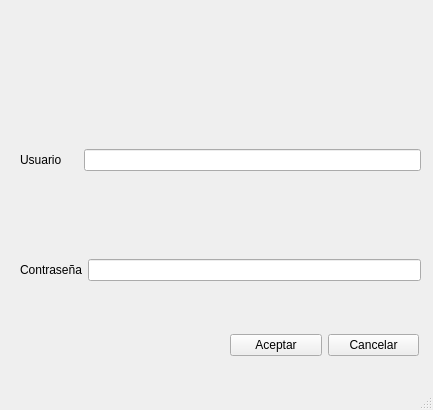
<?xml version="1.0" encoding="UTF-8"?>
<ui version="4.0">
 <class>login</class>
 <widget class="QMainWindow" name="login">
  <property name="geometry">
   <rect>
    <x>0</x>
    <y>0</y>
    <width>433</width>
    <height>410</height>
   </rect>
  </property>
  <property name="windowTitle">
   <string>login</string>
  </property>
  <widget class="QWidget" name="centralwidget">
   <widget class="QWidget" name="verticalLayoutWidget">
    <property name="geometry">
     <rect>
      <x>230</x>
      <y>330</y>
      <width>189</width>
      <height>31</height>
     </rect>
    </property>
    <layout class="QHBoxLayout" name="horizontalLayout">
     <item>
      <widget class="QPushButton" name="pushButton_2">
       <property name="text">
        <string>Aceptar</string>
       </property>
      </widget>
     </item>
     <item>
      <widget class="QPushButton" name="pushButton">
       <property name="text">
        <string>Cancelar</string>
       </property>
      </widget>
     </item>
    </layout>
   </widget>
   <widget class="QLabel" name="logo">
    <property name="geometry">
     <rect>
      <x>20</x>
      <y>10</y>
      <width>391</width>
      <height>91</height>
     </rect>
    </property>
    <property name="text">
     <string/>
    </property>
   </widget>
   <widget class="QWidget" name="horizontalLayoutWidget">
    <property name="geometry">
     <rect>
      <x>20</x>
      <y>120</y>
      <width>401</width>
      <height>80</height>
     </rect>
    </property>
    <layout class="QHBoxLayout" name="horizontalLayout_2">
     <item>
      <widget class="QLabel" name="label_2">
       <property name="text">
        <string>Usuario     </string>
       </property>
      </widget>
     </item>
     <item>
      <widget class="QLineEdit" name="logUser"/>
     </item>
    </layout>
   </widget>
   <widget class="QWidget" name="horizontalLayoutWidget_2">
    <property name="geometry">
     <rect>
      <x>20</x>
      <y>230</y>
      <width>401</width>
      <height>80</height>
     </rect>
    </property>
    <layout class="QHBoxLayout" name="horizontalLayout_3">
     <item>
      <widget class="QLabel" name="label_3">
       <property name="text">
        <string>Contraseña</string>
       </property>
      </widget>
     </item>
     <item>
      <widget class="QLineEdit" name="logPass"/>
     </item>
    </layout>
   </widget>
  </widget>
  <widget class="QMenuBar" name="menubar">
   <property name="geometry">
    <rect>
     <x>0</x>
     <y>0</y>
     <width>433</width>
     <height>25</height>
    </rect>
   </property>
  </widget>
  <widget class="QStatusBar" name="statusbar"/>
 </widget>
 <resources/>
 <connections/>
</ui>
